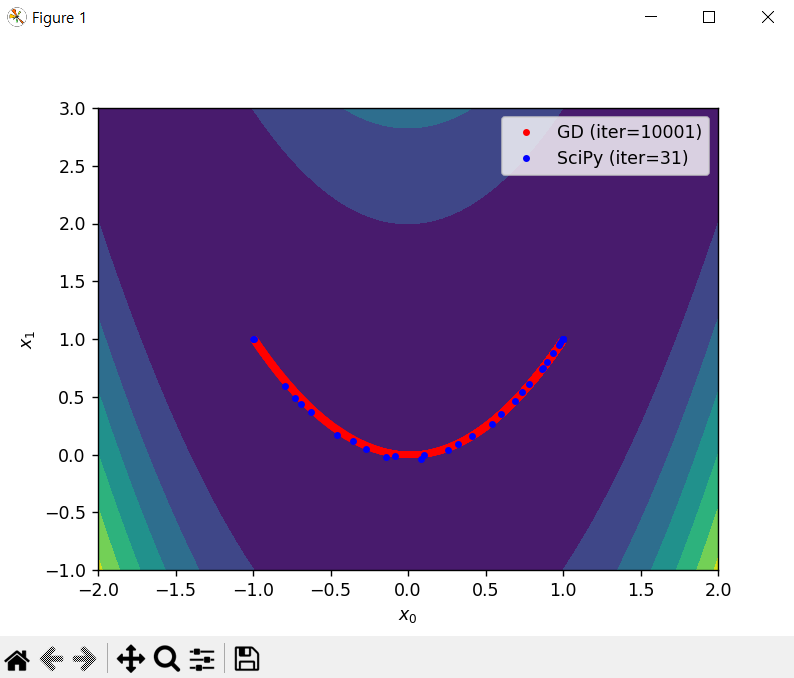

Recreate this plot in Python.
import numpy as np
import matplotlib.pyplot as plt
from scipy.optimize import minimize

if __name__ == '__main__':
    # Define a cost function and its gradient
    f   = lambda x: (1 - x[0])**2 + 100*(x[1] - x[0]**2)**2
    fd = lambda x: np.array([-2 * (1 - x[0]) - 400 * x[0] * (x[1] - x[0]**2), 200 * (x[1] - x[0]**2)]) # TODO: Fill the gradient vector as [df / dx[0], df / dx[1]]

    # Define configuration
    x_init = [-1, 1]   # Please try other initial points
    learn_rate = 0.001 # Please try 0.01, 0.005, and 0.0001
    max_iter = 10000   # Please try 100, 1000, and 100000
    min_tol = 1e-6

    # Optimize the cost function using my gradient descent
    x = np.array(x_init)
    gd_xs = [x]
    for i in range(max_iter):
        # Run the gradient descent
        xp = x
        x = x - learn_rate * fd(x) # TODO: Implement your gradient descent
        gd_xs.append(x)

        # Check the terminal condition
        if np.linalg.norm(x - xp) < min_tol:
            break
    gd_xs = np.array(gd_xs)

    # Optimize the cost function using SciPy
    result = minimize(f, x_init, tol=min_tol, options={'maxiter': max_iter, 'return_all': True})
    sp_xs = np.array(result.allvecs)

    # Visualize the results
    x_range = np.linspace(-2, 2, 100)
    y_range = np.linspace(-1, 3, 100)
    xx, yy = np.meshgrid(x_range, y_range)
    zz = f((xx, yy))
    plt.contourf(xx, yy, zz)
    plt.plot(gd_xs[:,0], gd_xs[:,1], 'r.', label=f'GD (iter={len(gd_xs)})')
    plt.plot(sp_xs[:,0], sp_xs[:,1], 'b.', label=f'SciPy (iter={result.nit})')
    plt.xlabel('$x_0$')
    plt.ylabel('$x_1$')
    plt.legend()
    plt.show()
